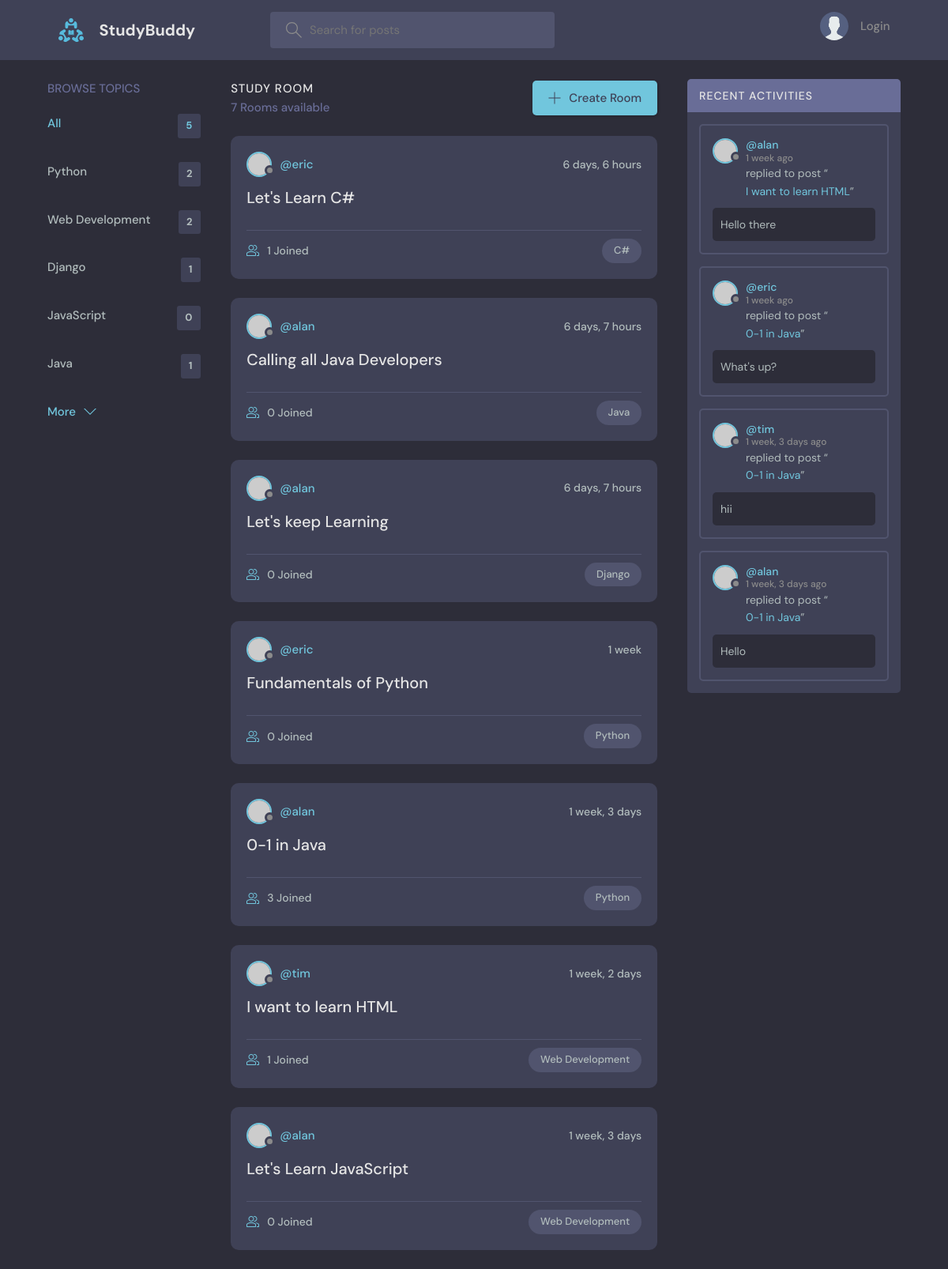
The page / on the database its author committed.
### base/models.py (models this page shows, shortened)
class Topic(models.Model):
    name=models.CharField(max_length=200)

class Room(models.Model):
    host = models.ForeignKey(User, on_delete=models.SET_NULL, null=True)
    topic = models.ForeignKey(Topic, on_delete=models.SET_NULL, null=True)
    name = models.CharField(max_length=200)
    description = models.TextField(null=True, blank=True)
    participants = models.ManyToManyField(User, related_name='participants', blank=True)
    updated = models.DateTimeField(auto_now=True)
    created = models.DateTimeField(auto_now_add=True)
    class Meta:
        ordering = ['-updated', '-created']
    def __str__(self):
        return self.name

class Message(models.Model):
    user =models.ForeignKey(User, on_delete=models.CASCADE)
    room = models.ForeignKey(Room, on_delete=models.CASCADE)
    body = models.TextField()
    updated = models.DateTimeField(auto_now=True)
    created = models.DateTimeField(auto_now_add=True)
    class Meta:
        ordering = ['-updated', '-created']

### base/views.py (the view)
# urls.py: path('',views.home, name="home"),
def home(request):
    q=request.GET.get('q') if request.GET.get('q')!= None else ''
    rooms=Room.objects.filter(Q(topic__name__icontains=q) |
                              Q(name__icontains=q) |
                              Q(description__icontains=q))
    topics=Topic.objects.all()[0:5]
    room_count=rooms.count()
    room_messages=Message.objects.filter(Q(room__topic__name__icontains=q)) # for messages belonging only to that room in the activity section
    context={'rooms':rooms, 'topics':topics,'room_count':room_count,'room_messages':room_messages}
    return render(request,'base/home.html',context)

### base/templates/base/home.html (shortened to what this page needs)
{% extends 'main.html' %}
{% block content %}
    <main class="layout layout--3">
      <div class="container">
        {% include 'base/topic_components.html' %}
        <div class="roomList">
          <div class="roomList__header">
            <div>
              <h2>Study Room</h2>
              <p>{{room_count}} Rooms available</p>
            </div>
            <a class="btn btn--main" href="{% url 'create-room' %}">
              <svg version="1.1" xmlns="http://www.w3.org/2000/svg" width="32" height="32" viewBox="0 0 32 32">
                <title>add</title>
                <path
                  d="M16.943 0.943h-1.885v14.115h-14.115v1.885h14.115v14.115h1.885v-14.115h14.115v-1.885h-14.115v-14.115z"
                ></path>
              </svg>
              Create Room
            </a>
          </div>
          {% include 'base/feed_components.html' %}
        </div>
        {% include 'base/activity_components.html' %}
      </div>
    </main>
{% endblock %}

### base/templates/base/topic_components.html
<div class="topics">
    <div class="topics__header">
      <h2>Browse Topics</h2>
    </div>
    <ul class="topics__list">
      <li>
        <a href="{% url 'home' %}" class="active">All <span>{{topics.count}}</span></a>
      </li>
      {% for topic in topics %}
      <li>
        <a href="{% url 'home' %}?q={{topic.name}}">{{topic.name}}<span>{{topic.room_set.all.count}}</span></a>
      </li>
      {% endfor %}
    </ul>
    <a class="btn btn--link" href="{% url 'topics' %}">
      More
      <svg version="1.1" xmlns="http://www.w3.org/2000/svg" width="32" height="32" viewBox="0 0 32 32">
        <title>chevron-down</title>
        <path d="M16 21l-13-13h-3l16 16 16-16h-3l-13 13z"></path>
      </svg>
    </a>
  </div>

### base/templates/base/feed_components.html (shortened to what this page needs)
{% for room in rooms%}
<div class="roomListRoom">
    <div class="roomListRoom__header">
      <a href="{% url 'user-profile' room.host.id %}" class="roomListRoom__author">
        <div class="avatar avatar--small">
          <img src="https://randomuser.me/api/portraits/women/11.jpg" />
        </div>
        <span>@{{room.host.username}}</span>
      </a>
      <div class="roomListRoom__actions">
        <span>{{room.created|timesince}}</span>
      </div>
    </div>
    <div class="roomListRoom__content">
      <a href="{% url 'room' room.id %}">{{room.name}}</a>
    </div>
    <div class="roomListRoom__meta">
      <a href="{% url 'room' room.id %}" class="roomListRoom__joined">
        {{room.participants.all.count}} Joined
      </a>
      <p class="roomListRoom__topic">{{room.topic.name}}</p>
    </div>
  </div>
{% endfor %}

### base/templates/base/activity_components.html (shortened to what this page needs)
<div class="activities">
    <div class="activities__header">
      <h2>Recent Activities</h2>
    </div>
    {% for message in room_messages %}
    <div class="activities__box">
      <div class="activities__boxHeader roomListRoom__header">
        <a href="{% url 'user-profile' message.user.id %}" class="roomListRoom__author">
          <div class="avatar avatar--small">
            <img src="https://randomuser.me/api/portraits/women/11.jpg" />
          </div>
          <p>
            @{{message.user}}
            <span>{{message.created|timesince}} ago</span>
          </p>
        </a>
      </div>
      <div class="activities__boxContent">
        <p>replied to post “<a href="{% url 'room' message.room.id %}">{{message.room}}</a>”</p>
        <div class="activities__boxRoomContent">
          {{message.body}}
        </div>
      </div>
    </div>
    {% endfor %}
  </div>

### rows shown on the page
Topic: name "Python", room_set.all.count "2"
Topic: name "Web Development", room_set.all.count "2"
Topic: name "Django", room_set.all.count "1"
Topic: name "JavaScript", room_set.all.count "0"
Topic: name "Java", room_set.all.count "1"
Room: host.username "eric", created "6 days, 6 hours", name "Let's Learn C#", participants.all.count "1", topic.name "C#"
Room: host.username "alan", created "6 days, 7 hours", name "Calling all Java Developers", participants.all.count "0", topic.name "Java"
Room: host.username "alan", created "6 days, 7 hours", name "Let's keep Learning", participants.all.count "0", topic.name "Django"
Room: host.username "eric", created "1 week", name "Fundamentals of Python", participants.all.count "0", topic.name "Python"
Room: host.username "alan", created "1 week, 3 days", name "0-1 in Java", participants.all.count "3", topic.name "Python"
Room: host.username "tim", created "1 week, 2 days", name "I want to learn HTML", participants.all.count "1", topic.name "Web Development"
Room: host.username "alan", created "1 week, 3 days", name "Let's Learn JavaScript", participants.all.count "0", topic.name "Web Development"
Message: user "alan", created "1 week", room "I want to learn HTML", body "Hello there"
Message: user "eric", created "1 week", room "0-1 in Java", body "What's up?"
Message: user "tim", created "1 week, 3 days", room "0-1 in Java", body "hii"
Message: user "alan", created "1 week, 3 days", room "0-1 in Java", body "Hello"

### other values the page prints
{{ topics.count }} "5"
{{ room_count }} "7"
